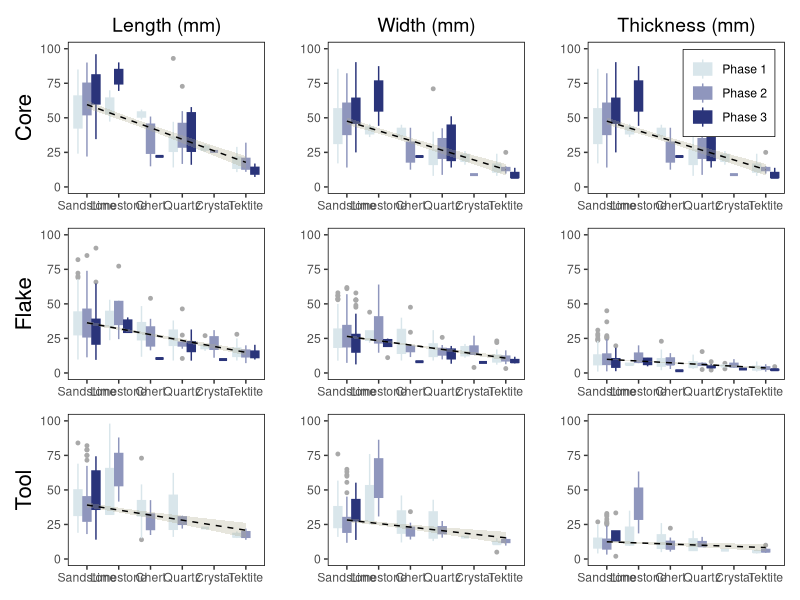
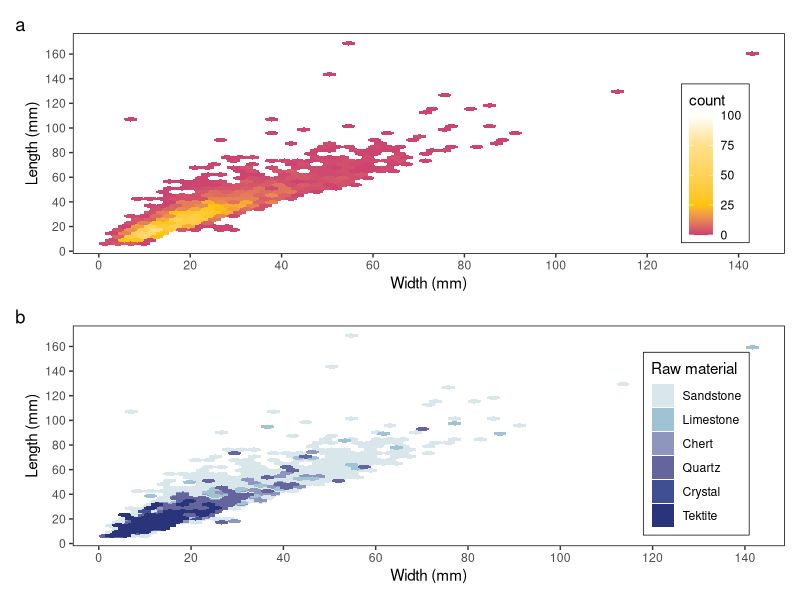
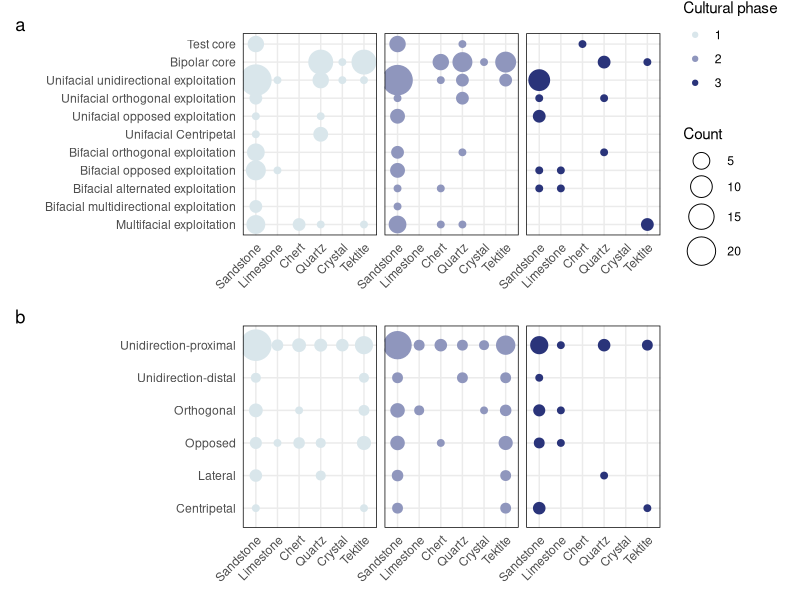
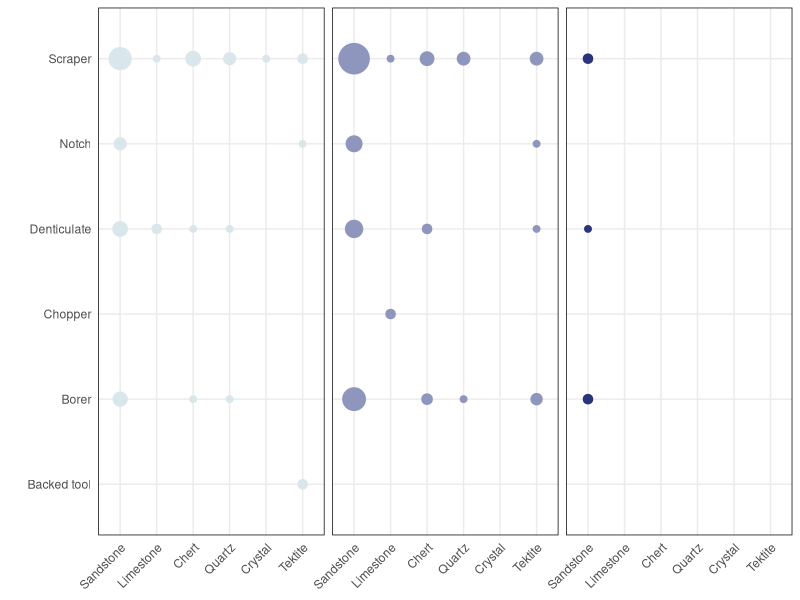
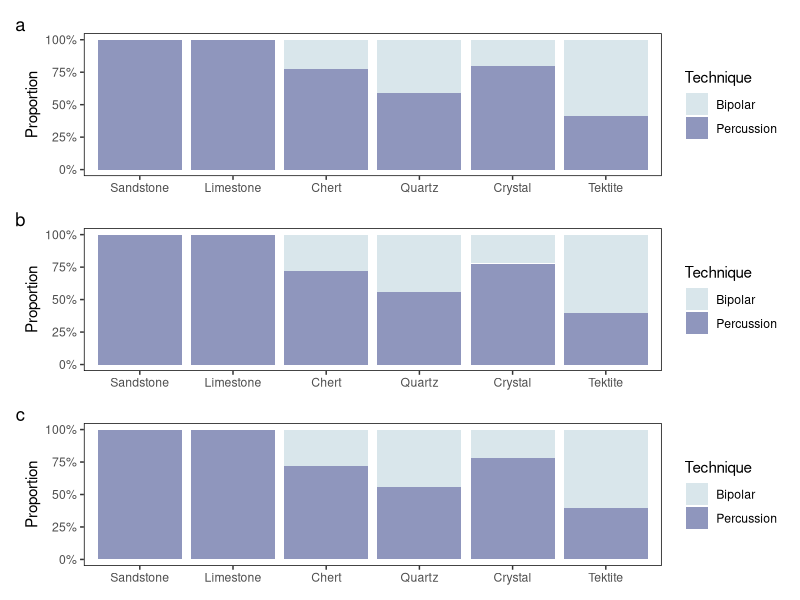
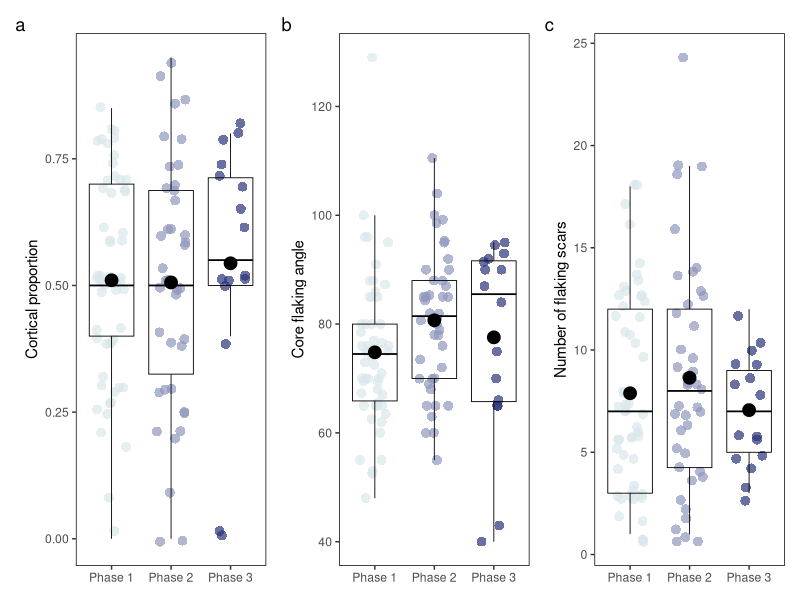
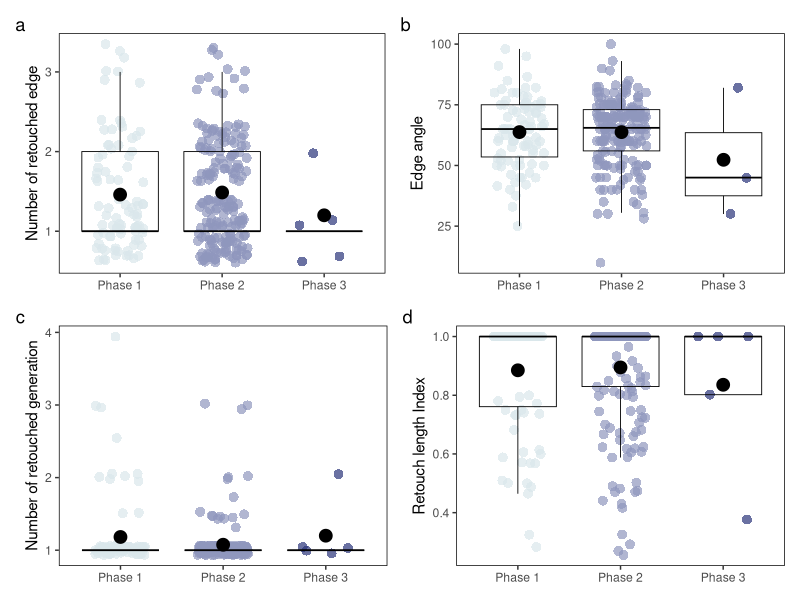
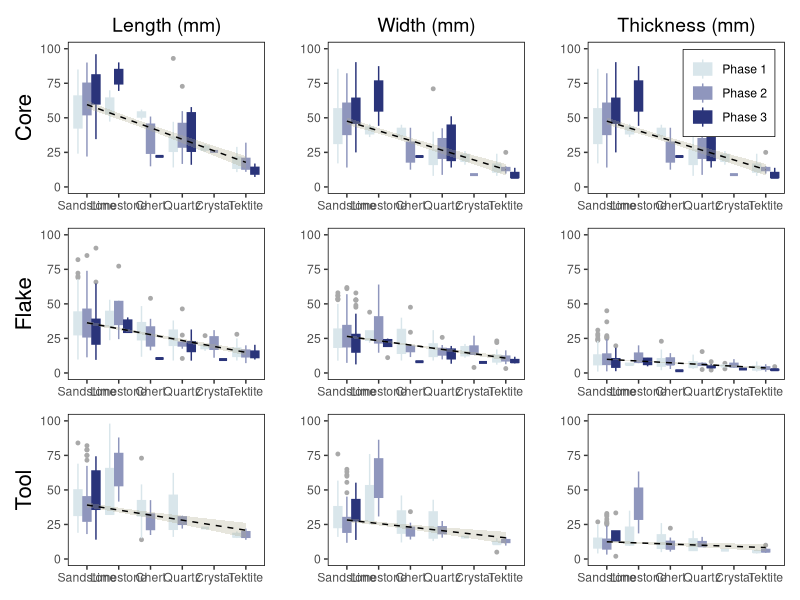

The R source for these figures, in order:
# Library R packages------------------------------------------------------------
library("readxl")
library("writexl")
library("tidyverse")
library("ggplot2")
library("patchwork")
library("hexbin")

# Read raw data-----------------------------------------------------------------
YHDDATA_cores <- 
  read_excel("YHC_LITHIC_RAW_DATA.xlsx", sheet = 1) %>%
  mutate(`Cultural phase` = as.character(`Cultural phase`)) %>%  
  mutate(Layer = as.character(Layer)) %>% 
  mutate(L = as.double(L)) %>%
  mutate(B = as.double(B)) %>%
  mutate(Th = as.double(Th)) %>%
  mutate(W = as.double(W))
YHDDATA_complete_flakes <- 
  read_excel("YHC_LITHIC_RAW_DATA.xlsx", sheet = 2) %>%
  mutate(`Cultural phase` = as.character(`Cultural phase`)) %>%  
  mutate(Layer = as.character(Layer)) %>% 
  mutate(L = as.double(L)) %>%
  mutate(B = as.double(B)) %>%
  mutate(Th = as.double(Th)) %>%
  mutate(W = as.double(W)) %>%
  mutate(`Dorsal-Cortex` = as.double(`Dorsal-Cortex`)) %>%
  mutate(`Platform-L` = as.double(`Platform-L`))
YHDDATA_incomplete_flakes <- 
  read_excel("YHC_LITHIC_RAW_DATA.xlsx", sheet = 3) %>%
  mutate(`Cultural phase` = as.character(`Cultural phase`)) %>%  
  mutate(Layer = as.character(Layer)) %>% 
  mutate(L = as.double(L)) %>%
  mutate(B = as.double(B)) %>%
  mutate(Th = as.double(Th)) %>%
  mutate(W = as.double(W))
YHDDATA_fragment_flakes <- 
  read_excel("YHC_LITHIC_RAW_DATA.xlsx", sheet = 4) %>%
  mutate(`Cultural phase` = as.character(`Cultural phase`)) %>%  
  mutate(Layer = as.character(Layer)) %>% 
  mutate(L = as.double(L)) %>%
  mutate(B = as.double(B)) %>%
  mutate(Th = as.double(Th)) %>%
  mutate(W = as.double(W))
YHDDATA_split_flakes <- 
  read_excel("YHC_LITHIC_RAW_DATA.xlsx", sheet = 5) %>%
  mutate(`Cultural phase` = as.character(`Cultural phase`)) %>%  
  mutate(Layer = as.character(Layer)) %>% 
  mutate(L = as.double(L)) %>%
  mutate(B = as.double(B)) %>%
  mutate(Th = as.double(Th)) %>%
  mutate(W = as.double(W))
YHDDATA_tools <- 
  read_excel("YHC_LITHIC_RAW_DATA.xlsx", sheet = 6) %>%  
  mutate(`Cultural phase` = as.character(`Cultural phase`)) %>%  
  mutate(Layer = as.character(Layer)) %>% 
  mutate(L = as.double(L)) %>%
  mutate(B = as.double(B)) %>%
  mutate(Th = as.double(Th)) %>%
  mutate(W = as.double(W))
YHDDATA_hammerstone <- 
  read_excel("YHC_LITHIC_RAW_DATA.xlsx", sheet = 7)  %>%  
  mutate(`Cultural phase` = as.character(`Cultural phase`)) %>%  
  mutate(Layer = as.character(Layer))
YHDDATA_chunks <- 
  read_excel("YHC_LITHIC_RAW_DATA.xlsx", sheet = 8) %>%
  mutate(`Cultural phase` = as.character(`Cultural phase`)) %>%  
  mutate(Layer = as.character(Layer)) %>% 
  mutate(L = as.double(L)) %>%
  mutate(B = as.double(B)) %>%
  mutate(Th = as.double(Th)) %>%
  mutate(W = as.double(W))

# Create plots------------------------------------------------------------------
# define globe variables
# for color 
cultural_phase_colors <- c(
  "1" = "#d9e6eb",
  "2" = "#8f96bd",  
  "3" = "#2a347a"
)

raw_material_colors <- c(
  "Sandstone" = "#d9e6eb", 
  "Limestone" = "#9fc3d5", 
  "Chert" = "#8f96bd", 
  "Quartz" = "#64659c", 
  "Crystal" = "#404f91", 
  "Tektite" = "#2a347a"
)

# for raw order
raw_materials_order <- c(
                         "Sandstone",
                         "Limestone",
                         "Chert", 
                         "Quartz", 
                         "Crystal",
                         "Tektite"
                         )

# for smooth
custom_smooth <- geom_smooth(aes(group = 1), 
                             method = "lm", 
                             color = "black", 
                             fill = "#AFAD8E",
                             linetype = "dashed", 
                             size = 0.5,
                             alpha = 0.3, 
                             se = T)

# for theme
plot_theme_1 <- theme(
  panel.background = element_blank(),
  panel.border = element_rect(color = "black", fill = NA, size = 0.5),
  axis.line = element_blank(), 
  axis.title.x = element_blank(),
  axis.text.x = element_text()
)

# Size plots--------------------------------------------------------------------
core_size <- 
  select(YHDDATA_cores, 
         `L`, `B`, `Th`, `W`,
         `Raw material`,
         `Cultural phase`,
         `de la Torre Typology`,
         Technique
  ) %>%
  drop_na()

# Core size divided by raw materials
SCR1 <- ggplot(core_size, aes(x = `Raw material`, 
                              y = `L`, 
                              fill = `Cultural phase`, 
                              color = `Cultural phase`)) + 
  geom_boxplot(position = position_dodge(width = 0.85, preserve = "single"),
               outlier.color = "darkgray",
               outlier.size = 1) + 
  custom_smooth +
  scale_color_manual(values = cultural_phase_colors) +
  scale_fill_manual(values = cultural_phase_colors) +
  scale_x_discrete(limits = raw_materials_order) +
  labs(title = "Length (mm)", x = "", y = "Core") +
  guides(fill = FALSE, color = FALSE) +
  plot_theme_1 +
  theme(plot.title = element_text(hjust = 0.5, vjust = 0.5, size = 14), 
        axis.title.y = element_text(size = 16))

SCR2 <- ggplot(core_size, aes(x = `Raw material`, 
                              y = `B`, 
                              fill = `Cultural phase`, 
                              color = `Cultural phase`)) + 
  geom_boxplot(position = position_dodge(width = 0.85, preserve = "single"),
               outlier.color = "darkgray",
               outlier.size = 1) +
  custom_smooth +
  scale_color_manual(values = cultural_phase_colors) +
  scale_fill_manual(values = cultural_phase_colors) +
  scale_x_discrete(limits = raw_materials_order) +
  labs(title = "Width (mm)", x = "", y = "") +
  guides(fill = FALSE, color = FALSE) +
  plot_theme_1 +
  theme(plot.title = element_text(hjust = 0.5, vjust = 0.5, size = 14))

SCR3 <- ggplot(core_size, aes(x = `Raw material`, 
                              y = `B`, 
                              fill = `Cultural phase`, 
                              color = `Cultural phase`)) + 
  geom_boxplot(position = position_dodge(width = 0.85, preserve = "single"),
               outlier.color = "darkgray",
               outlier.size = 1) +
  custom_smooth +
  scale_color_manual(values = cultural_phase_colors, 
                     labels = c("Phase 1", "Phase 2", "Phase 3")) +
  scale_fill_manual(values = cultural_phase_colors, 
                    labels = c("Phase 1", "Phase 2", "Phase 3")) +
  scale_x_discrete(limits = raw_materials_order) +
  labs(title = "Thickness (mm)", x = "", y = "") +
  guides(fill = guide_legend(title = NULL), 
         color = guide_legend(title = NULL)) +
  plot_theme_1 +
  theme(plot.title = element_text(hjust = 0.5, vjust = 0.5, size = 14),
        legend.position = c(0.95, 0.95),
        legend.justification = c(1, 1),  
        legend.background = element_rect(fill = "white", 
                                         color = "black", 
                                         size = 0.25), 
        legend.box.margin = margin(5, 5, 5, 5))

# Flake size divided by technique
flake_size <- 
  select(YHDDATA_complete_flakes, 
         `L`, `B`, `Th`, `W`,
         `Raw material`,
         `Cultural phase`,
         Technique
  ) %>%  
  drop_na()

SFR1 <- ggplot(flake_size, aes(x = `Raw material`, 
                               y = `L`, 
                               fill = `Cultural phase`, 
                               color = `Cultural phase`)) + 
  geom_boxplot(position = position_dodge(width = 0.85, preserve = "single"),
               outlier.color = "darkgray",
               outlier.size = 1) +
  custom_smooth +
  scale_color_manual(values = cultural_phase_colors) +
  scale_fill_manual(values = cultural_phase_colors) +
  scale_x_discrete(limits = raw_materials_order) +
  labs(x = "", y = "Flake") +
  guides(fill = FALSE, color = FALSE) +
  plot_theme_1 +
  theme(axis.title.y = element_text(size = 16))

SFR2 <- ggplot(flake_size, aes(x = `Raw material`, 
                               y = `B`, 
                               fill = `Cultural phase`, 
                               color = `Cultural phase`)) + 
  geom_boxplot(position = position_dodge(width = 0.85, preserve = "single"),
               outlier.color = "darkgray",
               outlier.size = 1) +
  custom_smooth +
  scale_color_manual(values = cultural_phase_colors) +
  scale_fill_manual(values = cultural_phase_colors) +
  scale_x_discrete(limits = raw_materials_order) +
  labs(x = "", y = "") +
  guides(fill = FALSE, color = FALSE) +
  plot_theme_1

SFR3 <- ggplot(flake_size, aes(x = `Raw material`, 
                               y = `Th`, 
                               fill = `Cultural phase`, 
                               color = `Cultural phase`)) + 
  geom_boxplot(position = position_dodge(width = 0.85, preserve = "single"),
               outlier.color = "darkgray",
               outlier.size = 1) +
  custom_smooth +
  scale_color_manual(values = cultural_phase_colors) +
  scale_fill_manual(values = cultural_phase_colors) +
  scale_x_discrete(limits = raw_materials_order) +
  labs(x = "", y = "") +
  guides(fill = FALSE, color = FALSE) +
  plot_theme_1

# Tool size divided by technique
size_tool <-
  select(YHDDATA_tools, 
         `Cultural phase`, 
         `L`, `B`,`Th`,`W`,
         `Raw material`
) %>%
  drop_na()

ST1 <- ggplot(size_tool, aes(x = `Raw material`, 
                                       y = `L`, 
                                       fill = `Cultural phase`,
                             color = `Cultural phase`)) + 
  geom_boxplot(position = position_dodge(width = 0.85, preserve = "single"),
               outlier.color = "darkgray",
               outlier.size = 1) +
  custom_smooth +
  scale_color_manual(values = cultural_phase_colors) +
  scale_fill_manual(values = cultural_phase_colors) +
  scale_x_discrete(limits = raw_materials_order) +
  labs(x = "", y = "Tool") +
  guides(fill = FALSE, color = FALSE) +
  plot_theme_1 +
  theme(axis.title.y = element_text(size = 16))

ST2 <- ggplot(size_tool, aes(x = `Raw material`, 
                                       y = `B`, 
                                       fill = `Cultural phase`,
                             color = `Cultural phase`)) + 
  geom_boxplot(position = position_dodge(width = 0.85, preserve = "single"),
               outlier.color = "darkgray",
               outlier.size = 1) +
  custom_smooth +
  scale_color_manual(values = cultural_phase_colors) +
  scale_fill_manual(values = cultural_phase_colors) +
  scale_x_discrete(limits = raw_materials_order) +
  labs(x = "", y = "") +
  guides(fill = FALSE, color = FALSE) +
  plot_theme_1

ST3 <- ggplot(size_tool, aes(x = `Raw material`, 
                                       y = `Th`, 
                                       fill = `Cultural phase`,
                             color = `Cultural phase`)) + 
  geom_boxplot(position = position_dodge(width = 0.85, preserve = "single"),
               outlier.color = "darkgray",
               outlier.size = 1) +
  custom_smooth +
  scale_color_manual(values = cultural_phase_colors) +
  scale_fill_manual(values = cultural_phase_colors) +
  scale_x_discrete(limits = raw_materials_order) +
  labs(x = "", y = "") +
  guides(fill = FALSE, color = FALSE) +
  plot_theme_1

# Patch plots
y_axis_limits <- c(0, 100)

SCR1 <- SCR1 + scale_y_continuous(limits = y_axis_limits)
SCR2 <- SCR2 + scale_y_continuous(limits = y_axis_limits)
SCR3 <- SCR3 + scale_y_continuous(limits = y_axis_limits)

SFR1 <- SFR1 + scale_y_continuous(limits = y_axis_limits)
SFR2 <- SFR2 + scale_y_continuous(limits = y_axis_limits)
SFR3 <- SFR3 + scale_y_continuous(limits = y_axis_limits)

ST1 <- ST1 + scale_y_continuous(limits = y_axis_limits)
ST2 <- ST2 + scale_y_continuous(limits = y_axis_limits)
ST3 <- ST3 + scale_y_continuous(limits = y_axis_limits)

(SCR1 | SCR2 | SCR3) / (SFR1 | SFR2 | SFR3) / (ST1 | ST2 | ST3)

# Save file
ggsave(filename = "Size Raw material divided by Phase.png", 
       width = 13, height = 15, dpi = 800, bg = "white")

# Size hexbin plot-------------------------------------------------------------
integration <- function(data) {
  data %>%
    select(`Cultural phase`, `Raw material`, Type, 
           `L`, `B`)  %>%
    drop_na()
}

size_scatter <- bind_rows(
  integration(YHDDATA_cores),
  integration(YHDDATA_complete_flakes),
  integration(YHDDATA_incomplete_flakes),
  integration(YHDDATA_fragment_flakes),
  integration(YHDDATA_split_flakes),
  integration(YHDDATA_tools),
  integration(YHDDATA_hammerstone),
  integration(YHDDATA_chunks)
)

# Hexbin plot 1
HP1 <-
ggplot() + 
  geom_hex(data = size_scatter, aes(x = `B`, y = `L`), 
           bins = 50, alpha = 1) + 
  scale_x_continuous(
    breaks = scales::pretty_breaks(n = 9)  
  ) +
  scale_y_continuous(
    breaks = scales::pretty_breaks(n = 9)  
  ) +
  xlab("Width (mm)") +
  ylab("Length (mm)") + 
  scale_fill_gradientn(
    colors = c("#ca3d73", "#FFc300", "#ffe18a", "white"),  
    values = scales::rescale(c(0, 25, 75, 100)),            
    limits = c(0, 100),                                    
    oob = scales::squish
  ) +
  theme(
    panel.background = element_blank(),
    panel.border = element_rect(color = "black", fill = NA, size = 0.5),
    axis.line = element_blank(), 
    axis.text.x = element_text(),
    legend.position = c(0.95, 0.05),  
    legend.justification = c(1, 0), 
    legend.background = element_rect(fill = "white", color = "black", size = 0.25)
  )

# Hexbin plot 2
sandstone_data <- size_scatter %>% 
  filter(`Raw material` == "Sandstone")

other_data <- size_scatter %>% 
  filter(`Raw material` != "Sandstone")

HP2 <-
ggplot() + 
  geom_hex(data = sandstone_data, aes(x = `B`, y = `L`, fill = `Raw material`), 
           bins = 50, alpha = 1) +
  geom_hex(data = other_data, aes(x = `B`, y = `L`, fill = `Raw material`), 
           bins = 50, alpha = 1) +
  scale_fill_manual(values = raw_material_colors, 
                    limits = raw_materials_order) + 
  scale_x_continuous(
    breaks = scales::pretty_breaks(n = 9)  
  ) +
  scale_y_continuous(
    breaks = scales::pretty_breaks(n = 9)  
  ) +
  xlab("Width (mm)") +
  ylab("Length (mm)") +
  theme(
    panel.background = element_blank(),
    panel.border = element_rect(color = "black", fill = NA, size = 0.5),
    axis.line = element_blank(), 
    axis.text.x = element_text(),
    legend.position = c(0.95, 0.05),  
    legend.justification = c(1, 0), 
    legend.background = element_rect(fill = "white", color = "black", size = 0.25)
  )

(HP1 / HP2) + plot_annotation(tag_levels = "a")

# Save file
ggsave(filename = "Size hexbin plot.png", 
       width = 6, height = 12, dpi = 600, bg = "white")

# Core typo de la Torre---------------------------------------------------------
de_la_Torre_type <- 
  select(YHDDATA_cores, 
         `de la Torre Typology`, 
         `Cultural phase`, 
         `Raw material`
  ) %>%
  drop_na()

de_la_Torre_type <- de_la_Torre_type %>%
  count(`de la Torre Typology`, `Raw material`, `Cultural phase`, name = "Count")

# bubble chart
CT <-
ggplot(de_la_Torre_type, aes(x = `Raw material`, 
                             y = `de la Torre Typology`,
                             size = Count, 
                             fill = `Cultural phase`,
                             color = `Cultural phase`)) +
  geom_point(shape = 21) + 
  scale_size_continuous(range = c(2, 10)) +
  scale_y_discrete(limits = c("Multifacial exploitation",
                              "Bifacial multidirectional exploitation",
                              "Bifacial alternated exploitation",
                              "Bifacial opposed exploitation",
                              "Bifacial orthogonal exploitation",
                              "Unifacial Centripetal", 
                              "Unifacial opposed exploitation", 
                              "Unifacial orthogonal exploitation",
                              "Unifacial unidirectional exploitation", 
                              "Bipolar core", 
                              "Test core")) +
  scale_fill_manual(values = cultural_phase_colors) +
  scale_color_manual(values = cultural_phase_colors) +
  scale_x_discrete(limits = raw_materials_order) +
  labs(x = "", 
       y = "",
       size = "Count") +
  theme_minimal() +
  plot_theme_1 + 
  theme(strip.text = element_blank(), 
        axis.text.x = element_text(angle = 45, hjust = 1)
        ) +
  facet_wrap(~ `Cultural phase`, ncol = 3)

# Flake dorsal scar pattern-----------------------------------------------------
scar_pattern <- 
  select(YHDDATA_complete_flakes, 
         `Direction of scars`, 
         `Cultural phase`,
         `Raw material`
  ) %>%
  drop_na()

scar_pattern %>% count(`Direction of scars`)

scar_pattern <- scar_pattern %>%
  count(`Direction of scars`, `Raw material`, `Cultural phase`, name = "Count")

# bubble chart
DSPT <-
ggplot(scar_pattern, aes(y = `Direction of scars`, 
                         x = `Raw material`, 
                         size = Count, 
                         fill = `Cultural phase`,
                         color = `Cultural phase`)) +
  geom_point(shape = 21) +
  scale_size_continuous(range = c(2, 10)) +
  scale_x_discrete(limits = c("Unidirection-proximal", 
                              "Lateral", 
                              "Unidirection-distal", 
                              "Orthogonal", 
                              "Opposed", 
                              "Centripetal")) +
  scale_fill_manual(values = cultural_phase_colors) +
  scale_color_manual(values = cultural_phase_colors) +
  scale_x_discrete(limits = raw_materials_order) +
  labs(x = "", 
       y = "", 
       size = "Count") +
  theme_minimal() +
  plot_theme_1 + 
  theme(strip.text = element_blank(), 
        axis.text.x = element_text(angle = 45, hjust = 1),
        legend.position = "none"
  ) +
  facet_wrap(~ `Cultural phase`, ncol = 3) 

# combine bubble charts 
(CT/DSPT) + plot_annotation(tag_levels = "a")

# save file
ggsave(filename = "CT & DSP divided by phase.png", width = 10, height = 12, 
       dpi = 600, bg = "white")

# Tool type---------------------------------------------------------------------
tool_types_raw_phase <- 
  select(YHDDATA_tools, 
         Typology, 
         `Cultural phase`,
         `Raw material`
  ) %>%
  drop_na()

tool_types_raw_phase %>% count(Typology)

tool_types_raw_phase <- tool_types_raw_phase %>%
  count(Typology, `Raw material`, `Cultural phase`, name = "Count")

# bubble chart
ggplot(tool_types_raw_phase, aes(y = Typology, 
                                 x = `Raw material`, 
                                 size = Count, 
                                 fill = `Cultural phase`,
                                 color = `Cultural phase`)) +
  geom_point(shape = 21) +
  scale_size_continuous(range = c(2, 10)) +
  scale_x_discrete(limits = c("Backed tool", 
                              "Scraper", 
                              "Notch", 
                              "Denticulate",
                              "Borer", 
                              "Chopper")) +
  scale_fill_manual(values = cultural_phase_colors) +
  scale_color_manual(values = cultural_phase_colors) +
  scale_x_discrete(limits = raw_materials_order) +
  labs(x = "", 
       y = "", 
       size = "Count") +
  theme_minimal() +
  plot_theme_1 + 
  theme(strip.text = element_blank(), 
        axis.text.x = element_text(angle = 45, hjust = 1),
        legend.position = "none"
  ) +
  facet_wrap(~ `Cultural phase`, ncol = 3) 

# save file
ggsave(filename = "Tool types divided by phase.png", width = 7, height = 6, 
       dpi = 600, bg = "white")

# Proportion of technique-------------------------------------------------------
integration <- function(data) {
  data %>%
    select(Technique, `Raw material`, `Cultural phase`) %>%
    drop_na()
}

Flaking_technique <- bind_rows(
  integration(YHDDATA_cores),
  integration(YHDDATA_complete_flakes),
  integration(YHDDATA_incomplete_flakes),
  integration(YHDDATA_fragment_flakes),
  integration(YHDDATA_split_flakes)
)

costom_y_proportion <- scale_y_continuous(labels = scales::percent, 
                                          breaks = c(0, 0.25, 0.5, 0.75, 1)) 
  
# Phase 1
Flaking_technique_1 <- Flaking_technique %>%
  filter(`Cultural phase` == "1") 

tp1 <-
ggplot(Flaking_technique_1, aes(x = `Raw material`, fill = Technique)) +
  geom_bar(position = "fill") +
  scale_x_discrete(limits = raw_materials_order) +
  scale_fill_manual(values = c(
    "Bipolar" = "#d9e6eb",
    "Percussion" = "#8f96bd")) +
  costom_y_proportion +
  labs(y = "Proportion") +
  plot_theme_1

# Phase 2
Flaking_technique_2 <- Flaking_technique %>%
  filter(`Cultural phase` == "2") 

tp2 <-
ggplot(Flaking_technique_2, aes(x = `Raw material`, fill = Technique)) +
  geom_bar(position = "fill") +
  scale_x_discrete(limits = raw_materials_order) +
  scale_fill_manual(values = c(
    "Bipolar" = "#d9e6eb",
    "Percussion" = "#8f96bd")) +
  costom_y_proportion +
  labs(y = "Proportion") +
  plot_theme_1

# Phase 3
Flaking_technique_3 <- Flaking_technique %>%
  filter(`Cultural phase` == "2") 

tp3 <-
ggplot(Flaking_technique_3, aes(x = `Raw material`, fill = Technique)) +
  geom_bar(position = "fill") +
  scale_x_discrete(limits = raw_materials_order) +
  scale_fill_manual(values = c(
    "Bipolar" = "#d9e6eb",
    "Percussion" = "#8f96bd")) +
  costom_y_proportion +
  labs(y = "Proportion") +
  plot_theme_1

(tp1 / tp2 / tp3) + plot_annotation(tag_levels = "a")

# save file
ggsave(filename = "Proportion of technique.png", width = 6, height = 8, 
       dpi = 800, bg = "white")

# Technological attributes plots of core----------------------------------------
# Cortical proportion
SANDCORE_CORTEX <-
  YHDDATA_cores %>%
  select(`Raw material`, `Cultural phase`, Cortex) %>%  
  drop_na() %>% 
  filter(`Raw material` == "Sandstone" | 
         `Raw material` == "Limestone" )

CP <-
ggplot(SANDCORE_CORTEX, aes(x = `Cultural phase`, 
                            y = Cortex, 
                            fill = `Cultural phase`, 
                            color = `Cultural phase`)) +
  geom_jitter(shape = 16, size = 3, alpha = 0.7, width = 0.25) +
  geom_boxplot(fill = NA, color = "black", size = 0.3, outliers = F) +
  stat_summary(fun = mean, geom = "point", shape = 21, size = 4, 
               fill = "black", color = "black") +
  scale_color_manual(values = cultural_phase_colors) +
  scale_fill_manual(values = cultural_phase_colors)  +
  scale_x_discrete(labels = c("Phase 1", "Phase 2", "Phase 3")) + 
  labs(y = "Cortical proportion", x = "") +
  plot_theme_1 +
  theme(legend.position = "none")

# Core flaking angle
SANDCORE_ANGLE <-
  YHDDATA_cores %>%
  select(`Raw material`, `Cultural phase`, `X̄(Platform angle)`)  %>%  
  drop_na() %>% 
  filter(`Raw material` == "Sandstone" | 
         `Raw material` == "Limestone" )

CFA <-
ggplot(SANDCORE_ANGLE, aes(x = `Cultural phase`, 
                           y = `X̄(Platform angle)`, 
                           fill = `Cultural phase`, 
                           color = `Cultural phase`))  +
  geom_jitter(shape = 16, size = 3, alpha = 0.7, width = 0.25) +
  geom_boxplot(fill = NA, color = "black", size = 0.3, outliers = F) +
  stat_summary(fun = mean, geom = "point", shape = 21, size = 4, 
               fill = "black", color = "black") +
  scale_color_manual(values = cultural_phase_colors) +
  scale_fill_manual(values = cultural_phase_colors)  +
  scale_x_discrete(labels = c("Phase 1", "Phase 2", "Phase 3")) + 
  labs(y = "Core flaking angle", x = "") +
  plot_theme_1 +
  theme(legend.position = "none")

# Core scar number
SANDCORE_SCAR <-
  YHDDATA_cores %>%
  select(`Raw material`, `Cultural phase`, `N(Scars)`)  %>%  
  drop_na() %>% 
  filter(`Raw material` == "Sandstone" | 
         `Raw material` == "Limestone" )

CSN <-
ggplot(SANDCORE_SCAR, aes(x = `Cultural phase`, 
                          y = `N(Scars)`, 
                          fill = `Cultural phase`, 
                          color = `Cultural phase`))  +
  geom_jitter(shape = 16, size = 3, alpha = 0.7, width = 0.25) +
  geom_boxplot(fill = NA, color = "black", size = 0.3, outliers = F) +
  stat_summary(fun = mean, geom = "point", shape = 21, size = 4, 
               fill = "black", color = "black") +
  scale_color_manual(values = cultural_phase_colors) +
  scale_fill_manual(values = cultural_phase_colors)  +
  scale_x_discrete(labels = c("Phase 1", "Phase 2", "Phase 3")) + 
  labs(y = "Number of flaking scars", x = "") +
  plot_theme_1 +
  theme(legend.position = "none")

(CP | CFA | CSN) + plot_annotation(tag_levels = "a")

# save file
ggsave(filename = "Technological attributes plots of core.png", 
       width = 8, height = 8, 
       dpi = 800, bg = "white")

# Technological attributes plots of flake---------------------------------------
# Edge number
TEN <-
  ggplot(YHDDATA_tools, aes(x = `Cultural phase`, 
                            y = `N(Edge)`, 
                            fill = `Cultural phase`, 
                            color = `Cultural phase`)) +
  geom_jitter(shape = 16, size = 3, alpha = 0.7, width = 0.25) +
  geom_boxplot(fill = NA, color = "black", size = 0.3, outliers = F) +
  stat_summary(fun = mean, geom = "point", shape = 21, size = 4, 
               fill = "black", color = "black") +
  scale_color_manual(values = cultural_phase_colors) +
  scale_fill_manual(values = cultural_phase_colors)  +
  scale_x_discrete(labels = c("Phase 1", "Phase 2", "Phase 3")) + 
  labs(y = "Number of retouched edge", x = "") +
  plot_theme_1 +
  theme(legend.position = "none")

# Edge angle
TEA <-
  ggplot(YHDDATA_tools, aes(x = `Cultural phase`, 
                            y = `X̄(Edge angle)`, 
                            fill = `Cultural phase`, 
                            color = `Cultural phase`)) +
  geom_jitter(shape = 16, size = 3, alpha = 0.7, width = 0.25) +
  geom_boxplot(fill = NA, color = "black", size = 0.3, outliers = F) +
  stat_summary(fun = mean, geom = "point", shape = 21, size = 4, 
               fill = "black", color = "black") +
  scale_color_manual(values = cultural_phase_colors) +
  scale_fill_manual(values = cultural_phase_colors)  +
  scale_x_discrete(labels = c("Phase 1", "Phase 2", "Phase 3")) + 
  labs(y = "Edge angle", x = "") +
  plot_theme_1 +
  theme(legend.position = "none")

# Edge generation
TEG <-
  ggplot(YHDDATA_tools, aes(x = `Cultural phase`, 
                            y = `Retouch generation`, 
                            fill = `Cultural phase`, 
                            color = `Cultural phase`)) +
  geom_jitter(shape = 16, size = 3, alpha = 0.7, width = 0.25) +
  geom_boxplot(fill = NA, color = "black", size = 0.3, outliers = F) +
  stat_summary(fun = mean, geom = "point", shape = 21, size = 4, 
               fill = "black", color = "black") +
  scale_color_manual(values = cultural_phase_colors) +
  scale_fill_manual(values = cultural_phase_colors)  +
  scale_x_discrete(labels = c("Phase 1", "Phase 2", "Phase 3")) + 
  labs(y = "Number of retouched generation", x = "") +
  plot_theme_1 +
  theme(legend.position = "none")

# Retouch length Index
RIL <-
  ggplot(YHDDATA_tools, aes(x = `Cultural phase`, 
                            y = `Retouch length Index`, 
                            fill = `Cultural phase`, 
                            color = `Cultural phase`)) +
  geom_jitter(shape = 16, size = 3, alpha = 0.7, width = 0.25) +
  geom_boxplot(fill = NA, color = "black", size = 0.3, outliers = F) +
  stat_summary(fun = mean, geom = "point", shape = 21, size = 4, 
               fill = "black", color = "black") +
  scale_color_manual(values = cultural_phase_colors) +
  scale_fill_manual(values = cultural_phase_colors)  +
  scale_x_discrete(labels = c("Phase 1", "Phase 2", "Phase 3")) + 
  labs(y = "Retouch length Index", x = "") +
  plot_theme_1 +
  theme(legend.position = "none")

(TEN | TEA) / (TEG | RIL) + plot_annotation(tag_levels = "a")

# save file
ggsave(filename = "Technological attributes plots of flake.png", 
       width = 8, height = 10, 
       dpi = 800, bg = "white")

